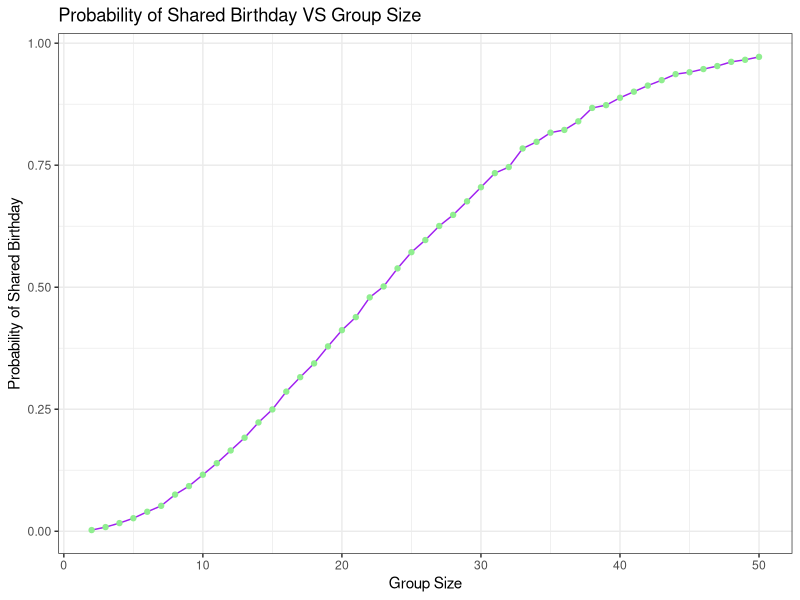

Reproduce this figure in R.
## ---- chunk 1
library(tidyverse)
library(ggplot2)
library(broom)
library(purrr)

knitr::opts_chunk$set(
  fig.width = 6,
  fig.asp = .6,
  out.width = "90%"
)

theme_set(theme_bw() + theme(legend.position = "bottom"))
## ---- chunk 2
set.seed(1) #  fixes the output.

birthday_check = function(dob){
  birthdays <- sample(1:365, dob, replace = TRUE)
    # fixed group size
    # randomly draws “birthdays” for each person
  return(any(duplicated(birthdays)))
    # checks whether there are duplicate birthdays in the group
    # returns TRUE or FALSE based on the result
}

# Running this function 10000 times for each group size between 2 and 50
  stimulation = 10000 
  group_size = 2:50

# For each group size, compute the probability that at least two people in the group will share a birthday by averaging across the 10000 simulation runs
  probability = sapply(group_size, function(n) {
    mean(replicate(stimulation, birthday_check(n)))
  })

dob_data = data.frame(group_size,probability)
  # preparing for graphing
  
# Make a plot showing the probability as a function of group size, and comment on your results.
ggplot(dob_data, aes(x = group_size, y = probability)) +
  geom_line(color = "purple") +
  geom_point(color = "#90EE90") +
  labs(
    title = "Probability of Shared Birthday VS Group Size",
    x = "Group Size",
    y = "Probability of Shared Birthday"
  )
## ---- chunk 3

## ---- chunk 4

